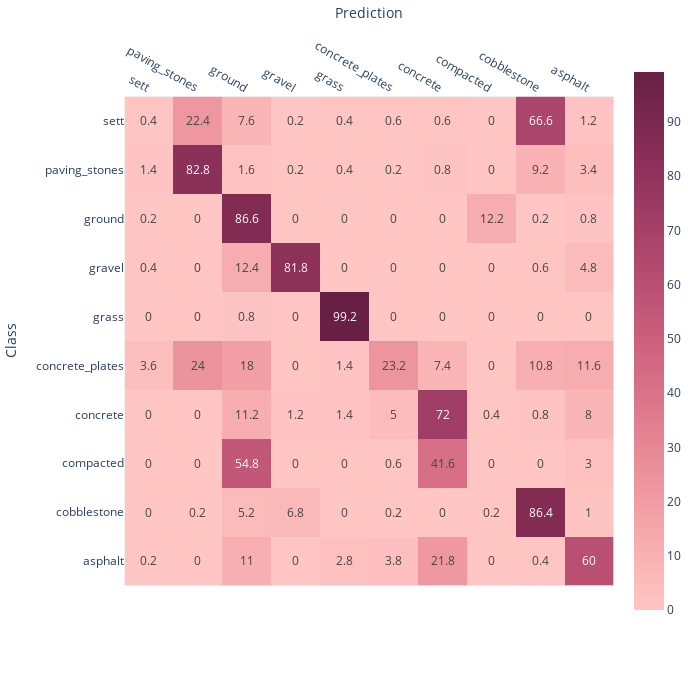

Notebook source saved alongside this figure:
### Code cell
fig = px.imshow(c_mat,
                labels=dict(x="Prediction", y="Class"),
                x=available_classes_r,
                y=available_classes_r,
                text_auto=True, 
            #    aspect="auto",
                color_continuous_scale=px.colors.sequential.Burg,
                width=700,
                height=700,
               )
fig.update_xaxes(side="top")

# fig['layout']['xaxis']['autorange'] = "reversed"

fig.show()

### Figure 1 — Plotly figure (JSON) as saved in the notebook; plotly's stock layout.template omitted (floating-point values rounded to 4 significant figures)
{"data": [{"coloraxis": "coloraxis", "hovertemplate": "Prediction: %{x}<br>Class: %{y}<br>color: %{z}<extra></extra>", "name": "0", "texttemplate": "%{z}", "type": "heatmap", "x": ["sett", "paving_stones", "ground", "gravel", "grass", "concrete_plates", "concrete", "compacted", "cobblestone", "asphalt"], "xaxis": "x", "y": ["sett", "paving_stones", "ground", "gravel", "grass", "concrete_plates", "concrete", "compacted", "cobblestone", "asphalt"], "yaxis": "y", "z": [[0.4, 22.4, 7.6, 0.2, 0.4, 0.6, 0.6, 0, 66.6, 1.2], [1.4, 82.8, 1.6, 0.2, 0.4, 0.2, 0.8, 0, 9.2, 3.4], [0.2, 0, 86.6, 0, 0, 0, 0, 12.2, 0.2, 0.8], [0.4, 0, 12.4, 81.8, 0, 0, 0, 0, 0.6, 4.8], [0, 0, 0.8, 0, 99.2, 0, 0, 0, 0, 0], [3.6, 24, 18, 0, 1.4, 23.2, 7.4, 0, 10.8, 11.6], [0, 0, 11.2, 1.2, 1.4, 5, 72, 0.4, 0.8, 8], [0, 0, 54.8, 0, 0, 0.6, 41.6, 0, 0, 3], [0, 0.2, 5.2, 6.8, 0, 0.2, 0, 0.2, 86.4, 1], [0.2, 0, 11, 0, 2.8, 3.8, 21.8, 0, 0.4, 60]]}], "layout": {"coloraxis": {"colorscale": [[0, "rgb(255, 198, 196)"], [0.1667, "rgb(244, 163, 168)"], [0.3333, "rgb(227, 129, 145)"], [0.5, "rgb(204, 96, 125)"], [0.6667, "rgb(173, 70, 108)"], [0.8333, "rgb(139, 48, 88)"], [1, "rgb(103, 32, 68)"]]}, "height": 700, "margin": {"t": 60}, "width": 700, "xaxis": {"anchor": "y", "constrain": "domain", "domain": [0, 1], "scaleanchor": "y", "side": "top", "title": {"text": "Prediction"}}, "yaxis": {"anchor": "x", "autorange": "reversed", "constrain": "domain", "domain": [0, 1], "title": {"text": "Class"}}}}
